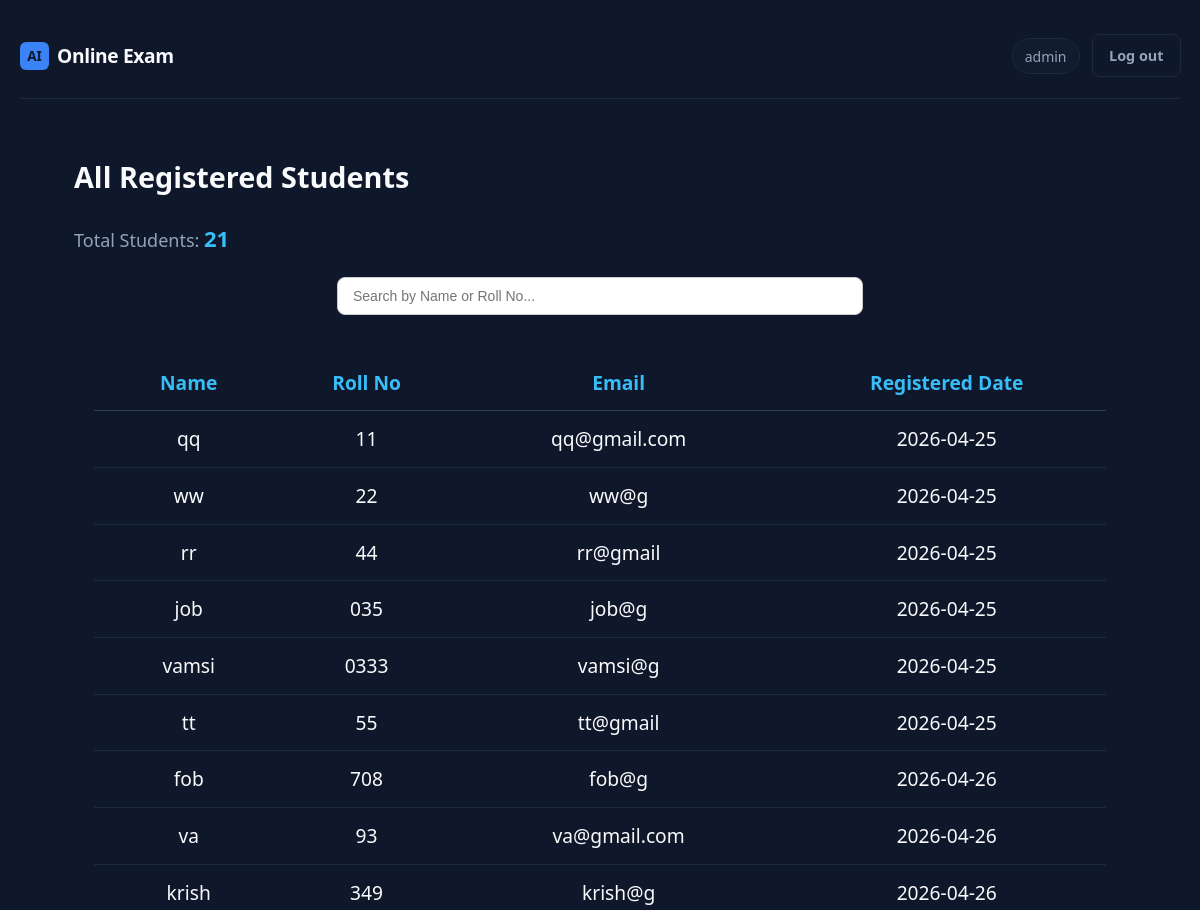
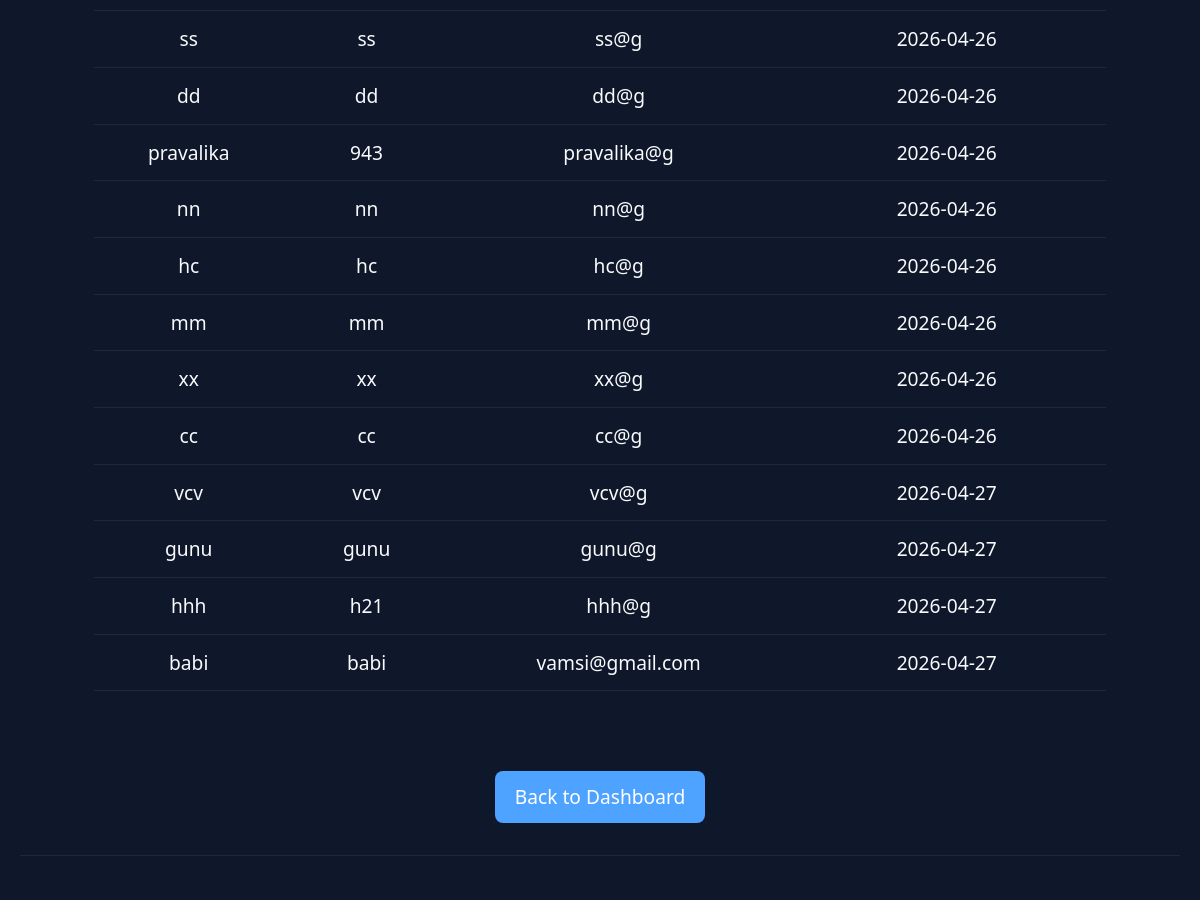
The app's page /admin/all-students (signed in), older data (2 pictures, top to bottom).
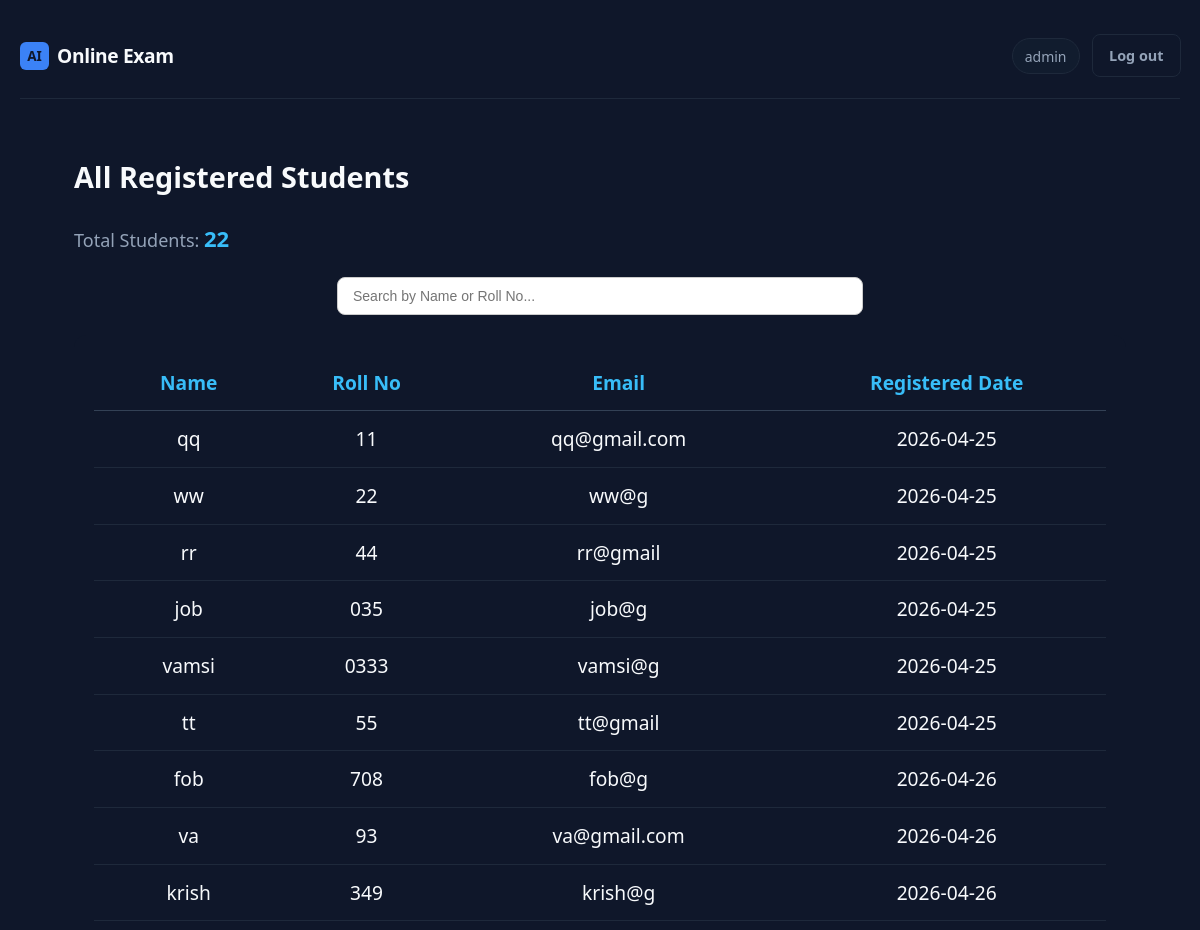
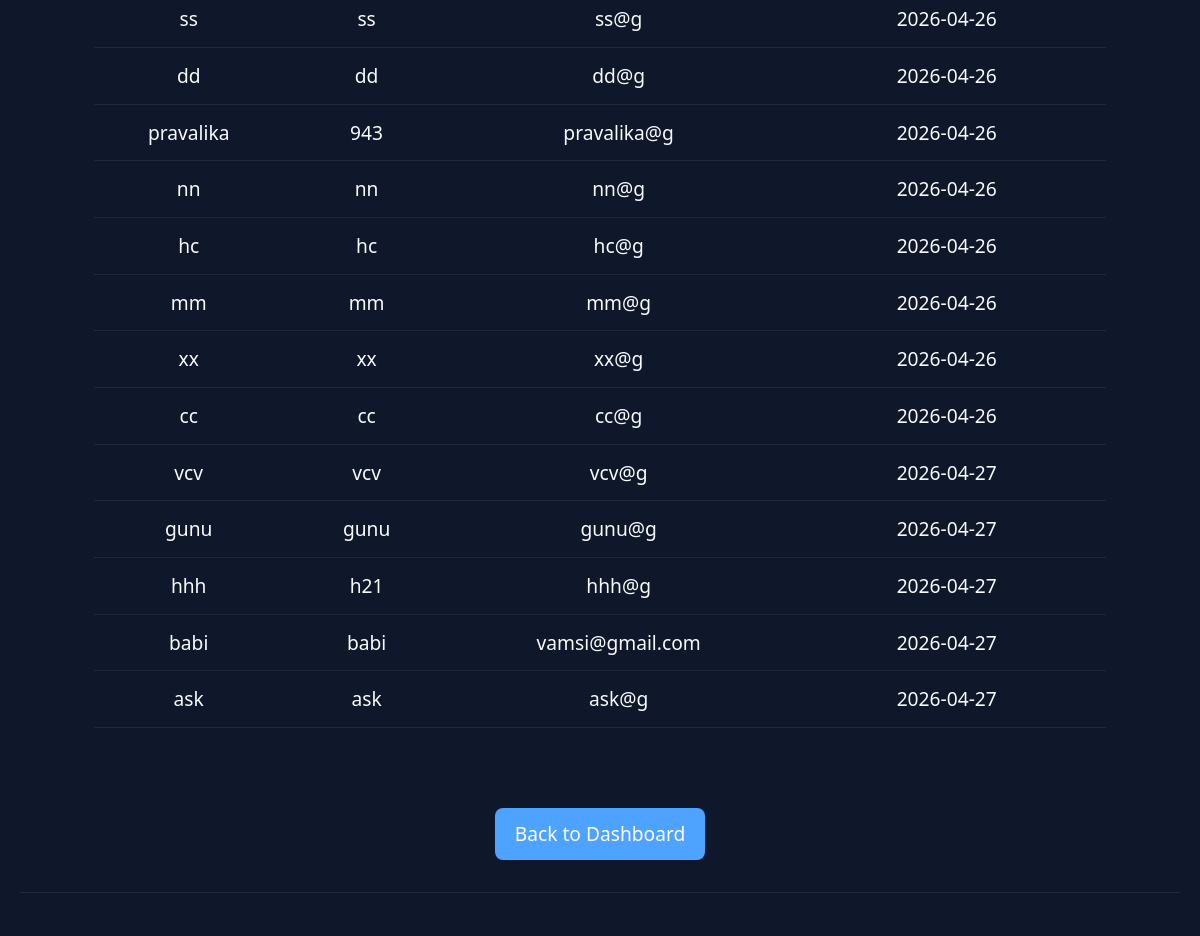
The same page, newer data (2 pictures, top to bottom).
### app.py (models this page shows)
class User(db.Model):
    __tablename__ = "users"
    id = db.Column(db.Integer, primary_key=True)
    username = db.Column(db.String(80), unique=True, nullable=False)
    email = db.Column(db.String(120), unique=True, nullable=False)
    password_hash = db.Column(db.String(256), nullable=False)
    roll_number = db.Column(db.String(50), unique=True, nullable=True)
    created_at = db.Column(db.DateTime, default=lambda: datetime.now(timezone.utc))
    is_admin = db.Column(db.Boolean, default=False)
    allow_reattempt = db.Column(db.Boolean, default=False)
    exam_access_enabled = db.Column(db.Boolean, default=True)
    exam_completed = db.Column(db.Boolean, default=False)
    admin_role = db.Column(db.String(20), nullable=True)
    is_blocked = db.Column(db.Boolean, default=False)
    block_reason = db.Column(db.String(255))
    attempts = db.relationship("Attempt", backref="user", lazy=True)

### app.py (the view)
@app.route("/admin/all-students")
@admin_required
def all_students():
    students = User.query.filter_by(is_admin=False).all()
    return render_template("admin/all_students.html", students=students)

### app.py (called while the page is built, shortened)
def admin_required(f):
    @wraps(f)
    def decorated(*args, **kwargs):
        if "user_id" not in session:
            return redirect(url_for("admin_login_page"))
        u = db.session.get(User, session["user_id"])
        return f(*args, **kwargs)
    return decorated

### templates/admin/all_students.html (shortened to what this page needs)
{% extends "base.html" %}
{% block content %}
<div style="padding:30px;">
    <h2 style="margin: 0; margin-bottom: 20px;">
    All Registered Students
  </h2>
<div style="
  margin-top: 10px;
  margin-bottom: 20px;
  font-size: 18px;
  color: #94a3b8;
">
  Total Students:
  <span style="
    font-size: 22px;
    font-weight: 600;
    color: #38bdf8;
  ">
    {{ students|length }}
  </span>
</div>
<div style="display: flex; justify-content: center; margin: 20px 0;">
  <input
    type="text"
    id="studentSearch"
    placeholder="Search by Name or Roll No..."
    style="
      width: 50%;
      padding: 10px 15px;
      border-radius: 8px;
      border: 1px solid #ccc;
      outline: none;
      font-size: 14px;
    "
    onkeyup="filterStudents()"
  >
</div>
    <div style="
        background:#0f172a;
        padding:20px;
        border-radius:12px;
    ">
        <table id="studentsTable" style="width:100%; border-collapse:collapse; text-align:center;">
            <thead>
                <tr style="border-bottom:1px solid #334155; color:#38bdf8;">
                    <th style="padding:12px;">Name</th>
                    <th style="padding:12px;">Roll No</th>
                    <th style="padding:12px;">Email</th>
                    <th style="padding:12px;">Registered Date</th>
                </tr>
            </thead>
            <tbody>
                {% for s in students %}
                <tr style="border-bottom:1px solid #1e293b;">
                    <td style="padding:12px;">{{ s.username }}</td>
                    <td style="padding:12px;">{{ s.roll_number }}</td>
                    <td style="padding:12px;">{{ s.email }}</td>
                    <td style="padding:12px;">
                        {{ s.created_at.strftime('%Y-%m-%d') if s.created_at else '-' }}
                    </td>
                </tr>
                {% endfor %}
            </tbody>
        </table>
    </div>
</div>
<div style="display: flex; justify-content: center; margin-top: 30px;">
  <a href="/admin" class="dashboard-btn">
    Back to Dashboard
  </a>
</div>
{% endblock %}

### templates/base.html (shortened to what this page needs)
<!DOCTYPE html>
<html lang="en">
<head>
  <link rel="stylesheet" href="{{ url_for('static', filename='css/style.css') }}">
</head>
<body class="{% block body_class %}{% endblock %}">
  <div class="app-shell">
    <header class="top-bar">
      <a href="{% if session.get('is_admin') %}{{ url_for('admin_dashboard') }}{% elif session.get('user_id') %}{{ url_for('dashboard') }}{% else %}{{ url_for('login') }}{% endif %}" class="brand">
        <span class="brand-mark">AI</span>
        <span class="brand-text">Online Exam</span>
      </a>
      {% if session.get('user_id') %}
      <nav class="top-nav">
        <span class="user-pill">{{ session.get('username') }}</span>
        <a href="{{ url_for('admin_logout') if session.get('is_admin') else url_for('logout') }}" class="btn btn-ghost">Log out</a>
      </nav>
      {% endif %}
    </header>
    <div class="full-width-wrapper">
      {% block content %}{% endblock %}
    </div>
    <footer class="site-footer">
    </footer>
  </div>
</body>
</html>

### static/css/style.css (style rules this page uses)
:root { --bg: #0f172a; --bg-elevated: #111c2e; --border: #1e293b; --text: #f8fafc; --muted: #94a3b8; --accent: #3b82f6; --accent-dim: #2563eb; --accent-glow: rgba(59, 130, 246, 0.35); --success: #22c55e; --error: #ef4444; --radius: 10px; --font: "Segoe UI", system-ui, -apple-system, sans-serif; }
*, *::before, *::after { box-sizing: border-box; }
body { margin: 0; min-height: 100vh; font-family: var(--font); background: var(--bg); color: var(--text); font-size: 1.2rem; line-height: 1.65; }
a { color: var(--accent); text-decoration: none; }
.app-shell { max-width: 1080px; margin: 0 auto; padding: 1.65rem 1.25rem 2.5rem; min-height: 100vh; display: flex; flex-direction: column; position: relative; z-index: 1; }
.top-bar { display: flex; align-items: center; justify-content: space-between; padding: 0.5rem 0 1.25rem; border-bottom: 1px solid var(--border); margin-bottom: 1.5rem; }
.brand { display: flex; align-items: center; gap: 0.5rem; color: var(--text); text-decoration: none; }
.brand-mark { background: var(--accent); color: #0f172a; font-weight: 700; padding: 0.2rem 0.45rem; border-radius: 6px; font-size: 0.85rem; }
.brand-text { font-weight: 600; letter-spacing: -0.02em; }
.top-nav { display: flex; align-items: center; gap: 0.75rem; }
.user-pill { font-size: 0.875rem; color: var(--muted); padding: 0.35rem 0.75rem; background: var(--bg-elevated); border-radius: 999px; border: 1px solid var(--border); }
.site-footer { margin-top: 2rem; padding-top: 1rem; border-top: 1px solid var(--border); font-size: 0.8rem; color: var(--muted); text-align: center; }
.btn { display: inline-flex; align-items: center; justify-content: center; padding: 0.55rem 1rem; border-radius: 8px; font-size: 0.9rem; font-weight: 600; border: 1px solid transparent; cursor: pointer; font-family: inherit; transition: background 0.15s, border-color 0.15s; }
.btn-ghost { background: transparent; color: var(--muted); border-color: var(--border); }
.btn, .btn-primary, .btn-outline, button, a.btn, a.btn-primary, a.btn-outline { transition: all 0.25s ease; position: relative; }
.btn, button { will-change: transform; }

### templates/base.html (style rules this page uses)
body { margin: 0; padding: 0; }
html, body { width: 100%; overflow-x: hidden; }
.app-shell { width: 100%; max-width: 100%; }
.full-width-wrapper { width: 100%; max-width: 100%; padding-left: 24px; padding-right: 24px; }

### templates/admin/all_students.html (style rules this page uses)
.dashboard-btn { background-color: #4da3ff; color: white; padding: 10px 20px; border-radius: 8px; text-decoration: none; font-weight: 500; transition: transform 0.2s ease; }

Row changes from the older to the newer data that the page shows:
added User: username "ask", roll_number "ask", email "ask@g", created_at "2026-04-27"
Text that changed along with them:
{{ students|length }}: "21" → "22"
